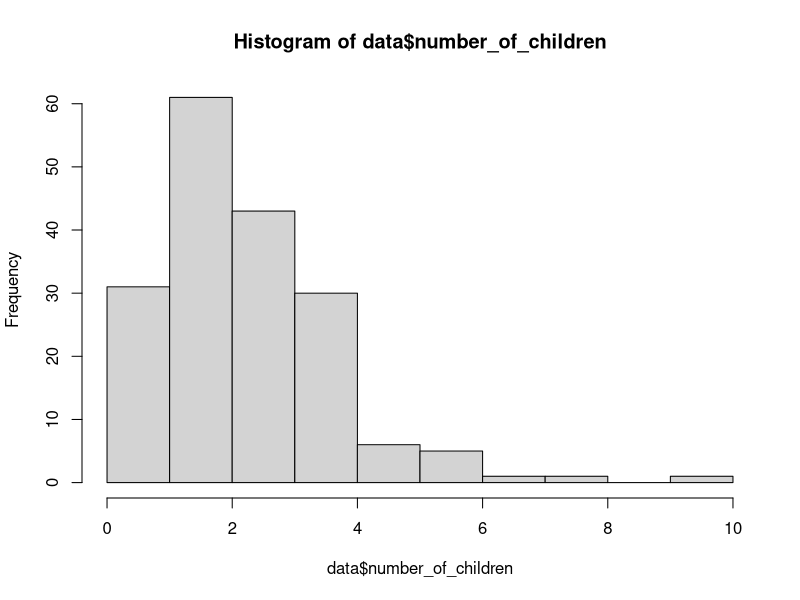
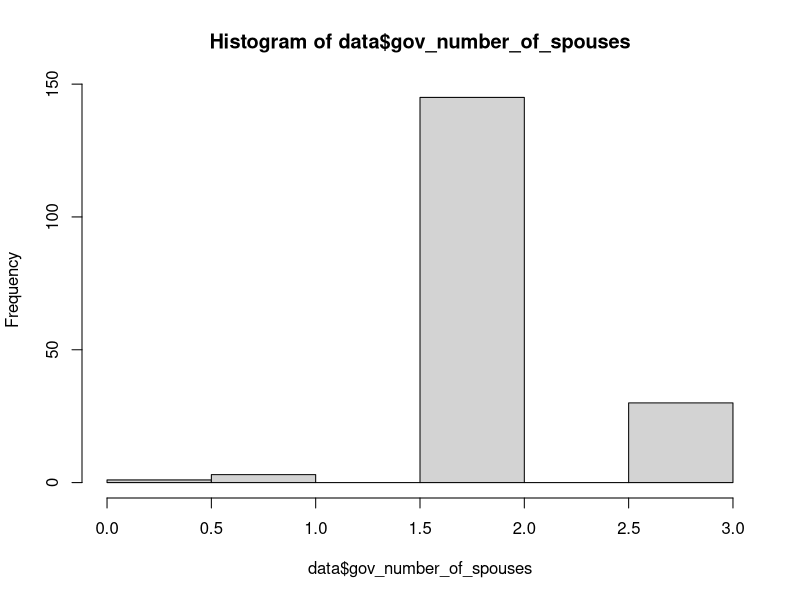
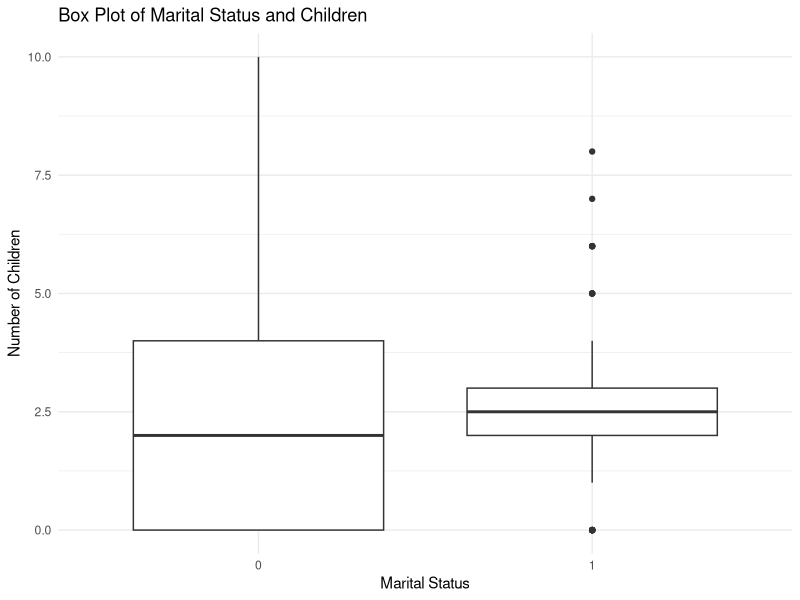

Write the R code that produced these figures, in order.

## Project:  STA 215, Fall 2025, Final Project
# File Name: Governor Marital Status
# Date:      2025_12_3
# Who:       Madeline Dennis



## Load packages
# NOTE: Run base.R if these commands return an error!
setwd("/courses/STA145/dennism3")
library(readr)
library(dplyr)
library(ggplot2)
library(haven)
library(forcats)
library(psych)
library(tidyverse)


# Load data 
data <- read_delim("data.csv")



##################################################################################
############### Table 1: descriptive statistics    ####################   
##################################################################################

# mean of governors number of children
mean(data$number_of_children)
sd(data$number_of_children)
hist(data$number_of_children)
summary(data$number_of_children)
min(data$number_of_children)
max(data$number_of_children)


# Number of Spouses
mean(data$gov_number_of_spouses)
sd(data$gov_number_of_spouses)
hist(data$gov_number_of_spouses)
summary(data$gov_number_of_spouses)
min(data$gov_number_of_spouses)
max(data$gov_number_of_spouses)


# Statistic on Marital Status
table(data$gov_married)



##################################################################################
#################### Figure 1: boxplot             ####################   
##################################################################################
# BOX PLOT

ggplot(data, aes(x = as.factor(gov_married) , y =  number_of_children)) +
  geom_boxplot() +
  labs(title = "Box Plot of Marital Status and Children ",
       x = "Marital Status",
       y = "Number of Children") +
  theme_minimal()


##################################################################################
####################  Table 2: contingency table                ####################   
##################################################################################
#T-Test

t.test(number_of_children ~ gov_married, data = data)

